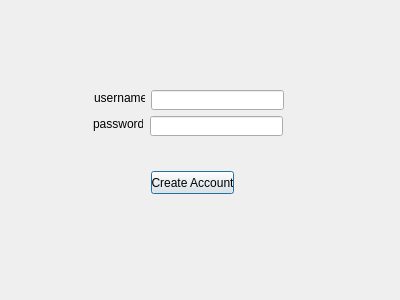
<?xml version="1.0" encoding="UTF-8"?>
<ui version="4.0">
 <class>Window_Create</class>
 <widget class="QDialog" name="Window_Create">
  <property name="geometry">
   <rect>
    <x>0</x>
    <y>0</y>
    <width>400</width>
    <height>300</height>
   </rect>
  </property>
  <property name="windowTitle">
   <string>Create Account</string>
  </property>
  <widget class="QLabel" name="New_Username_Label">
   <property name="geometry">
    <rect>
     <x>94</x>
     <y>90</y>
     <width>51</width>
     <height>16</height>
    </rect>
   </property>
   <property name="text">
    <string>username:</string>
   </property>
  </widget>
  <widget class="QLineEdit" name="New_Password_field">
   <property name="geometry">
    <rect>
     <x>150</x>
     <y>116</y>
     <width>133</width>
     <height>20</height>
    </rect>
   </property>
  </widget>
  <widget class="QLabel" name="New_Password_label">
   <property name="geometry">
    <rect>
     <x>93</x>
     <y>116</y>
     <width>50</width>
     <height>16</height>
    </rect>
   </property>
   <property name="text">
    <string>password:</string>
   </property>
  </widget>
  <widget class="QLineEdit" name="New_Username_Field">
   <property name="geometry">
    <rect>
     <x>151</x>
     <y>90</y>
     <width>133</width>
     <height>20</height>
    </rect>
   </property>
  </widget>
  <widget class="QPushButton" name="Create_Accoun_Button">
   <property name="geometry">
    <rect>
     <x>151</x>
     <y>171</y>
     <width>83</width>
     <height>23</height>
    </rect>
   </property>
   <property name="text">
    <string>Create Account</string>
   </property>
  </widget>
 </widget>
 <resources/>
 <connections/>
</ui>
